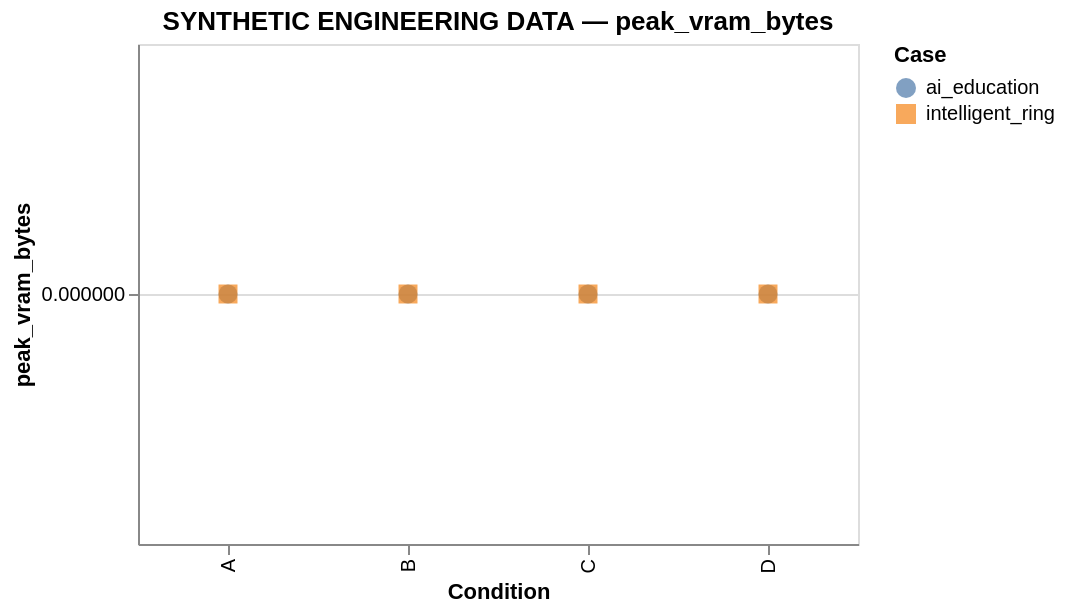

Specify this chart in Vega-Lite:
### Vega-Lite specification from a JSON file in a GitHub repository (floating-point values rounded to 4 significant figures)
{"config": {"view": {"continuousWidth": 300, "continuousHeight": 300}}, "data": {"values": [{"case_id": "ai_education", "condition": "A", "value": 0}, {"case_id": "ai_education", "condition": "D", "value": 0}, {"case_id": "ai_education", "condition": "B", "value": 0}, {"case_id": "ai_education", "condition": "C", "value": 0}, {"case_id": "intelligent_ring", "condition": "C", "value": 0}, {"case_id": "intelligent_ring", "condition": "B", "value": 0}, {"case_id": "intelligent_ring", "condition": "D", "value": 0}, {"case_id": "intelligent_ring", "condition": "A", "value": 0}]}, "mark": {"type": "point", "filled": true, "size": 90}, "encoding": {"color": {"field": "case_id", "title": "Case", "type": "nominal"}, "shape": {"field": "case_id", "type": "nominal"}, "tooltip": [{"field": "case_id", "type": "nominal"}, {"field": "condition", "type": "nominal"}, {"field": "value", "type": "quantitative"}], "x": {"field": "condition", "sort": ["A", "B", "C", "D"], "title": "Condition", "type": "nominal"}, "y": {"field": "value", "scale": {"zero": false}, "title": "peak_vram_bytes", "type": "quantitative"}}, "height": 250, "title": "SYNTHETIC ENGINEERING DATA — peak_vram_bytes", "width": 360, "$schema": "https://vega.github.io/schema/vega-lite/v6.4.1.json"}
